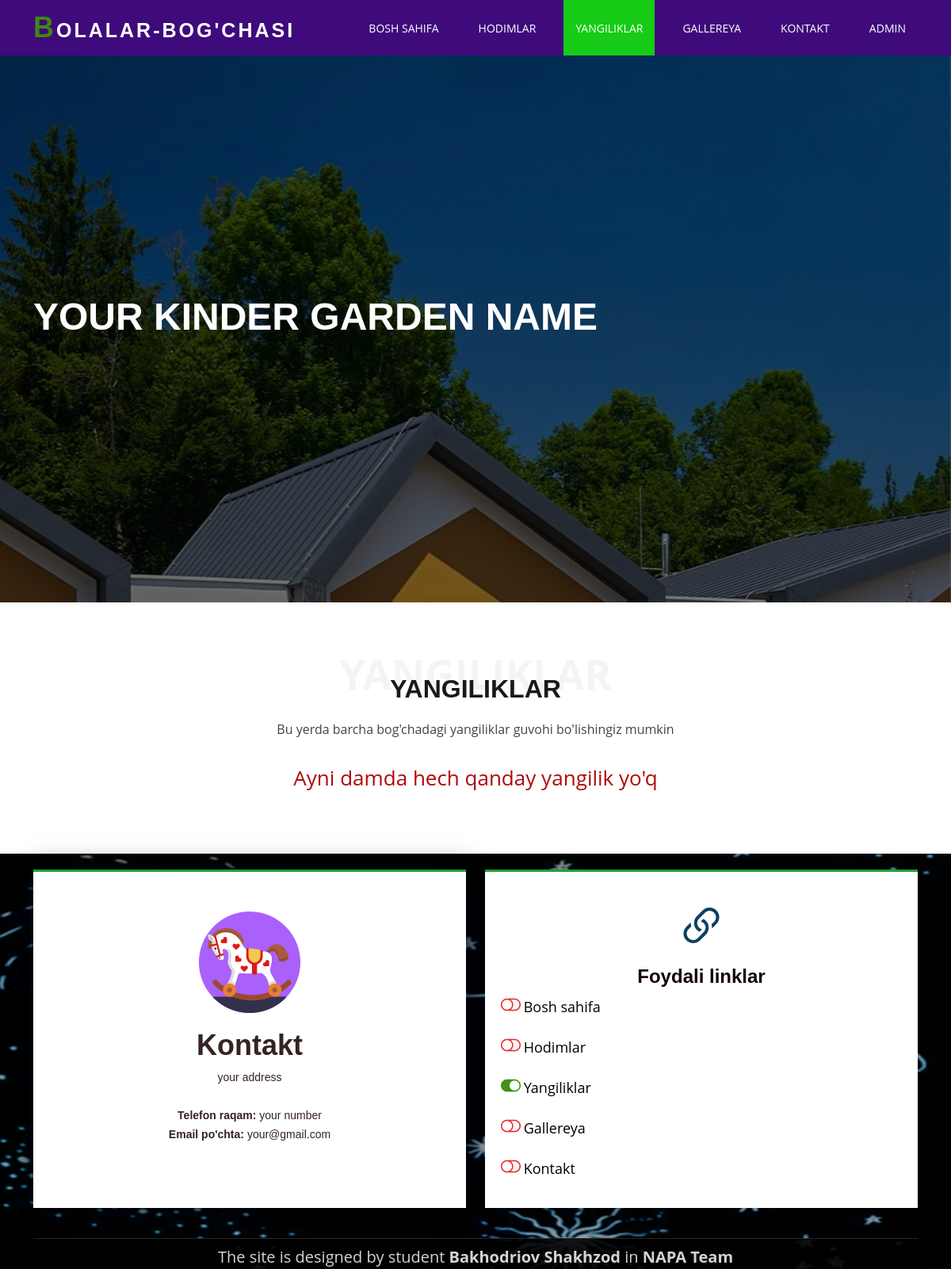
Page /news/ on the committed database.
### main/models.py (models this page shows, shortened)
class BannerModel(models.Model):
    title = models.CharField('Bannerning nomi ', max_length=48, null=True,
                             help_text="Bannerdagi mavzu yoki uning nomi")  # APPROX 48
    message = models.TextField("Bannerdagi ma'lumot ", max_length=216, null=True, blank=True,
                               help_text="Bannerdagi ma'lumot mavjud bo'lmasa bo'sh qoldiring")
    updated_at = models.DateTimeField("O'zgartirilgan vaqti", auto_now=True, null=True)
    class Meta:
        verbose_name = "Banner"
        verbose_name_plural = "Banner"

class ContactModel(models.Model):  # DONE! 100%
    location = models.TextField('Manzil (address) ', help_text="Bog'chaning manzili")
    email = models.EmailField('Email manzil ', help_text="Bog'chaning emaili")
    contact_num = models.CharField('Kontakt raqam ', max_length=32,
                                   help_text="Bog'chaning kontakt raqami (Aloqaga kirib bo'ladigan raqam)")
    twitter = models.URLField("Twitter linki ", max_length=200, blank=True, null=True,
                              help_text="Bog'chaning twitterdagi gruppaning linki mavjud bo'lmasa bo'sh qoldiring")
    facebook = models.URLField('Facebook linki ', max_length=200, blank=True, null=True,
                               help_text="Bog'chaning facebookdagi gruppaning linki mavjud bo'lmasa bo'sh qoldiring")
    instagram = models.URLField('Instagram linki ', max_length=200, blank=True, null=True,
                                help_text="Bog'chaning instagramdagi gruppaning linki mavjud bo'lmasa bo'sh qoldiring")
    skype = models.URLField('Skype linki ', max_length=200, blank=True, null=True,
                            help_text="Bog'chaning skype dagi gruppaning linki mavjud bo'lmasa bo'sh qoldiring")
    linkedin_box = models.URLField('linkedin-box linki ', max_length=200, blank=True, null=True, help_text=
    "Bog'chaning linkedin_box dagi gruppaning linki mavjud bo'lmasa bo'sh qoldiring")
    updated_at = models.DateTimeField("O'zgartirilgan vaqti", auto_now=True, null=True)
    class Meta:
        verbose_name = "Kontakt"
        verbose_name_plural = "Kontakt"

### main/views.py (the view)
# urls.py: path('news/', views.news, name="news"),  # DONE!
def news(request):  # SECTION --> NEWS
    PointingContacting = ContactModel.objects.first()
    PointingNews = NewsModel.objects.all()
    BannerAnswer = BannerModel.objects.first()
    Input = {
        "AboutContact": PointingContacting,
        "News": PointingNews,
        "Banner": BannerAnswer
    }
    return render(request, "index-news.html", Input)

### templates/index-news.html
{% extends "base.html" %}
{% load static %}
{% block content %}
    {% include "news.html" %}
{% endblock %}

### templates/hero.html (shortened to what this page needs)
<section id="hero" class="d-flex align-items-center">
    <div class="container position-relative" data-aos="fade-up" data-aos-delay="100">
        <h1>{{ Banner.title|default:"-" }}</h1>
    </div>
</section>

### templates/footer.html (shortened to what this page needs)
{% load static %}
<footer id="footer">
    <div class="footer-top">
        <div class="container">
            <div class="row">
                <div class="col-lg-6 col-md-6 d-flex align-items-stretch">
                    <div class="footer-info">
                        <img src="{% static 'style/img/Toy.png' %}" class="img-fluid" alt="">
                        <br>
                        <br>
                        <h3>Kontakt</h3>
                        <p>
                            {{ AboutContact.location|default:"-" }}<br><br>
                            <strong>Telefon raqam:</strong> {{ AboutContact.contact_num|default:"-" }}<br>
                            <strong>Email po'chta:</strong> {{ AboutContact.email|default:"-" }}<br>
                        </p>
                    </div>
                </div>
                <div class="col-lg-6 col-md-6 d-flex align-items-stretch">
                    <div class="link-info">
                        <div class="icon"><i class="bx bi-link-45deg"></i></div>
                        <h4>Foydali linklar</h4>
                        <div class="{% if request.path == '/' %}active-icon{% else %}disactive-icon{% endif %}">
                            <i class="{% if request.path == '/' %}bx bi-toggle-on{% else %}bx bi-toggle-off{% endif %}"></i>
                            <a href="{% if request.path == '/' %}#about{% else %}{% url 'about' %}{% endif %}">Bosh sahifa</a>
                        </div>
                        <br>
                        <div class="{% if request.path == '/staff/' %}active-icon{% else %}disactive-icon{% endif %}">
                            <i class="{% if request.path == '/staff/' %}bx bi-toggle-on{% else %}bx bi-toggle-off{% endif %}"></i>
                            <a href="{% if request.path == '/staff/' %}#team{% else %}{% url 'staff' %}{% endif %}">Hodimlar</a>
                        </div>
                        <br>
                        <div class="{% if request.path == '/news/' %}active-icon{% else %}disactive-icon{% endif %}">
                            <i class="{% if request.path == '/news/' %}bx bi-toggle-on{% else %}bx bi-toggle-off{% endif %}"></i>
                            <a href="{% if request.path == '/news/' %}#news{% else %}{% url 'news' %}{% endif %}">Yangiliklar</a>
                        </div>
                        <br>
                        <div class="{% if request.path == '/galary/' %}active-icon{% else %}disactive-icon{% endif %}">
                            <i class="{% if request.path == '/galary/' %}bx bi-toggle-on{% else %}bx bi-toggle-off{% endif %}"></i>
                            <a href="{% if request.path == '/galary/' %}#portfolio{% else %}{% url 'galary' %}{% endif %}">Gallereya</a>
                        </div>
                        <br>
                        <div class="{% if request.path == '/contact/' %}active-icon{% else %}disactive-icon{% endif %}">
                            <i class="{% if request.path == '/contact/' %}bx bi-toggle-on{% else %}bx bi-toggle-off{% endif %}"></i>
                            <a href="{% if request.path == '/contact/' %}#contact{% else %}{% url 'contact' %}{% endif %}">Kontakt</a>
                        </div>
                    </div>
                </div>
            </div>
        </div>
    </div>
    <div class="container" style="background-color: rgba(0, 0, 0, 0.88)">
        <div class="my-2 text-center" style="border-top: 1px solid #262626;"></div>
        <div class="text-center" style="font-size: 20px;color: rgba(231, 228, 228, 0.925);">
            The site is designed by student <strong>Bakhodriov Shakhzod</strong> in <strong><a
                href="https://ba.uz/uz/"
                target="_blank"
                style="color:rgba(231, 228, 228, 0.925);text-decoration: none;">NAPA
            Team</a></strong>
        </div>
    </div>
</footer>

### static/style/css/style.css (style rules this page uses)
body { font-family: "Open Sans", sans-serif; color: #444444; }
a { color: #cc1616; text-decoration: none; }
h1, h2, h3, h4, h5, h6 { font-family: "Raleway", sans-serif; }
.scrolled-offset { margin-top: 70px; }
#hero { width: 100%; height: calc(100vh - 110px); background: url("../img/KinderGarten.jpg") top center; background-size: cover; position: relative; }
#hero:before { content: ""; background: rgba(0, 0, 0, 0.5); position: absolute; bottom: 0; top: 0; left: 0; right: 0; }
#hero h1 { margin: 0 0 10px 0; font-size: 48px; font-weight: 700; line-height: 56px; text-transform: uppercase; color: #fff; }
@media (min-width: 1024px) { #hero { background-attachment: fixed; } }
section { padding: 60px 0; overflow: hidden; }
#footer { background: linear-gradient(rgba(2, 2, 2, 0.45), rgba(0, 0, 0, 0.4)), url("../img/FooterOfKinderGarten.png") fixed center center; background-repeat: no-repeat; background-size: cover; color: #fff; font-size: 14px; }
#footer .footer-top { padding: 20px 0 30px 0; }
#footer .footer-top .footer-info { margin-bottom: 15px; background: #ffffff; color: rgba(26, 6, 6, 0.884); border-top: 3px solid #099620e5; box-shadow: 0px 0px 30px rgb(1, 4, 12); text-align: center; padding: 50px 30px; width: 100%; height: 100%; }
#footer .footer-top .footer-info h3 { font-size: 36px; padding: 2px 0 2px 0; line-height: 1; font-weight: 700; }
#footer .footer-top .footer-info p { font-size: 14px; line-height: 24px; margin-bottom: 0; font-family: "Raleway", sans-serif; }
#footer .footer-top .link-info { background: #ffffff; color: rgb(19, 1, 1); border-top: 3px solid #099620e5; text-align: center; padding: 20px 20px; width: 100%; height: 100%; }
#footer .footer-top .link-info h4 { font-size: 24px; padding: 2px 0 2px 0; line-height: 1; font-weight: 700; color: rgb(19, 1, 1); }
#footer .footer-top .link-info .disactive-icon, #footer .footer-top .link-info .active-icon { text-align: left; }
#footer .footer-top h4 { font-size: 16px; font-weight: 600; color: #fff; position: relative; padding-bottom: 12px; }
#footer .footer-top .link-info .icon { font-size: 65px; color: #0a4161; }
#footer .footer-top .link-info .disactive-icon i { font-size: 25px; color: #e82d2d; }
#footer .footer-top .link-info .active-icon i { font-size: 25px; color: #3f9219; }
#footer .footer-top .link-info .disactive-icon a { font-size: 18px; color: black; }
#footer .footer-top .link-info .active-icon a { font-size: 18px; color: black; }

### rows in the picture
BannerModel: title "YOUR KINDER GARDEN NAME"
ContactModel: location "your address", contact_num "your number", email "your@gmail.com"
